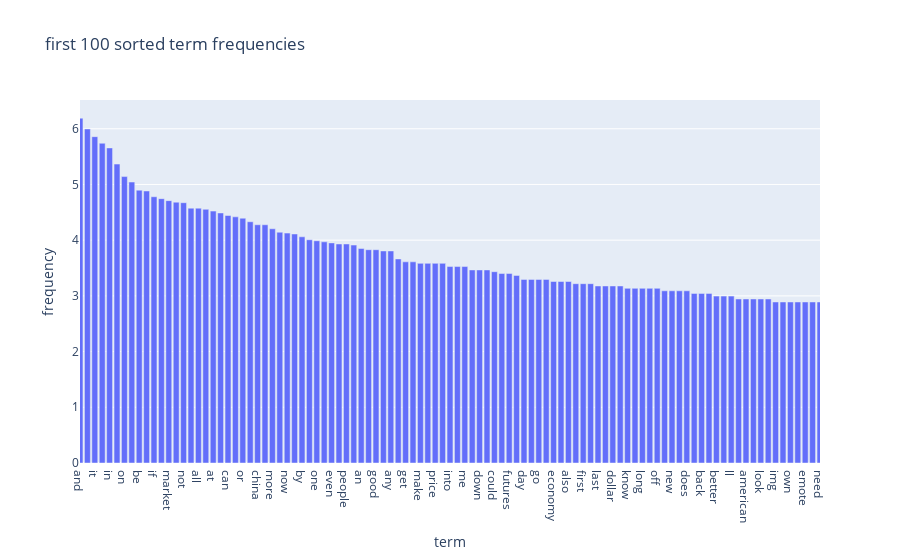

Notebook code for this chart:
### Code cell
# get first 300 terms and their frequencies
text_x_terms = text_vec.get_feature_names_out()[:3000]
text_y_freq_log = text_term_frequencies_log[:3000]

# put into a DataFrame for easy plotting
text_df_plot = pd.DataFrame({
    "term": text_x_terms,
    "frequency": text_y_freq_log
}).sort_values("frequency", ascending=False)

# make interactive bar chart
fig = px.bar(text_df_plot, x="term", y="frequency", 
             title="first 100 sorted term frequencies")
fig.update_xaxes(range=[0, 100])  # change/reduce the amount of terms shown
fig.show()

### Figure 1 — Plotly figure (JSON) as saved in the notebook; plotly's stock layout.template omitted (floating-point values rounded to 4 significant figures; data arrays with more than 128 entries replaced by an {"elided": "..."} marker saying what was removed)
{"data": [{"hovertemplate": "term=%{x}<br>frequency=%{y}<extra></extra>", "legendgroup": "", "marker": {"color": "#636efa", "pattern": {"shape": ""}}, "name": "", "orientation": "v", "showlegend": false, "textposition": "auto", "type": "bar", "x": {"elided": "3000 str values"}, "xaxis": "x", "y": {"elided": "3000 float values"}, "yaxis": "y"}], "layout": {"barmode": "relative", "legend": {"tracegroupgap": 0}, "title": {"text": "first 100 sorted term frequencies"}, "xaxis": {"anchor": "y", "domain": [0, 1], "range": [0, 100], "title": {"text": "term"}}, "yaxis": {"anchor": "x", "domain": [0, 1], "title": {"text": "frequency"}}}}
